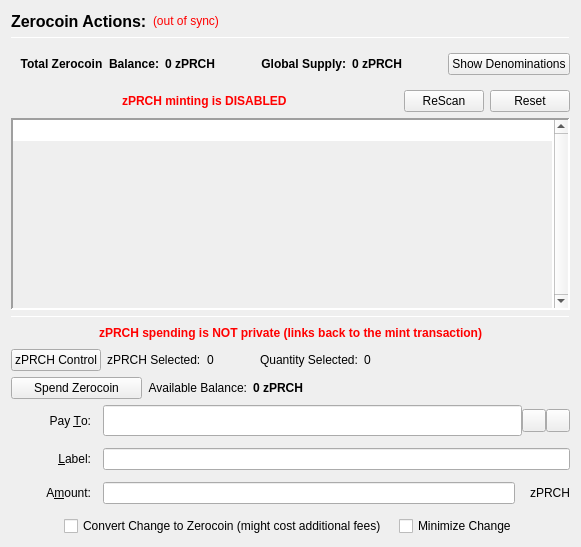
                  <widget class="QFrame" name="verticalFrameLeft">
                   <layout class="QVBoxLayout" name="verticalLayout_2">
                    <item>
                     <layout class="QVBoxLayout" name="verticalLayout_3">
                      <item>
                       <layout class="QHBoxLayout" name="horizontalLayout_3">
                        <item>
                         <widget class="QLabel" name="labelzPRCHActions">
                          <property name="font">
                           <font>
                            <pointsize>12</pointsize>
                            <weight>75</weight>
                            <bold>true</bold>
                           </font>
                          </property>
                          <property name="text">
                           <string>Zerocoin Actions:</string>
                          </property>
                          <property name="alignment">
                           <set>Qt::AlignLeading|Qt::AlignLeft|Qt::AlignVCenter</set>
                          </property>
                         </widget>
                        </item>
                        <item>
                         <widget class="QLabel" name="labelzPRCHSyncStatus">
                          <property name="toolTip">
                           <string>The displayed information may be out of date. Your wallet automatically synchronizes with the PowerCash network after a connection is established, but this process has not completed yet.</string>
                          </property>
                          <property name="styleSheet">
                           <string notr="true">QLabel { color: red; }</string>
                          </property>
                          <property name="text">
                           <string notr="true">(out of sync)</string>
                          </property>
                          <property name="alignment">
                           <set>Qt::AlignLeading|Qt::AlignLeft|Qt::AlignVCenter</set>
                          </property>
                         </widget>
                        </item>
                        <item>
                         <spacer name="horizontalSpacer">
                          <property name="orientation">
                           <enum>Qt::Horizontal</enum>
                          </property>
                          <property name="sizeHint" stdset="0">
                           <size>
                            <width>40</width>
                            <height>20</height>
                           </size>
                          </property>
                         </spacer>
                        </item>
                       </layout>
                      </item>
                      <item>
                       <widget class="Line" name="lineUpperLeft">
                        <property name="minimumSize">
                         <size>
                          <width>0</width>
                          <height>1</height>
                         </size>
                        </property>
                        <property name="maximumSize">
                         <size>
                          <width>16777215</width>
                          <height>1</height>
                         </size>
                        </property>
                        <property name="frameShadow">
                         <enum>QFrame::Sunken</enum>
                        </property>
                        <property name="orientation">
                         <enum>Qt::Horizontal</enum>
                        </property>
                       </widget>
                      </item>
                      <item>
                       <widget class="QFrame" name="balanceSupplyFrame">
                        <layout class="QHBoxLayout" name="horizontalLayout_2" stretch="0,0,0,1,0">
                         <property name="rightMargin">
                          <number>0</number>
                         </property>
                         <item>
                          <layout class="QHBoxLayout" name="horizontalLayout_34">
                           <item>
                            <widget class="QLabel" name="labelzAvailableText_3">
                             <property name="font">
                              <font>
                               <weight>75</weight>
                               <bold>true</bold>
                              </font>
                             </property>
                             <property name="toolTip">
                              <string>Total Balance including unconfirmed and immature zPRCH</string>
                             </property>
                             <property name="text">
                              <string>Total Zerocoin  Balance:</string>
                             </property>
                             <property name="alignment">
                              <set>Qt::AlignRight|Qt::AlignTrailing|Qt::AlignVCenter</set>
                             </property>
                            </widget>
                           </item>
                           <item>
                            <widget class="QLabel" name="labelzAvailableAmount_4">
                             <property name="minimumSize">
                              <size>
                               <width>40</width>
                               <height>0</height>
                              </size>
                             </property>
                             <property name="font">
                              <font>
                               <weight>75</weight>
                               <bold>true</bold>
                              </font>
                             </property>
                             <property name="toolTip">
                              <string>Total Balance including unconfirmed and immature zPRCH</string>
                             </property>
                             <property name="text">
                              <string>0 zPRCH</string>
                             </property>
                             <property name="alignment">
                              <set>Qt::AlignLeading|Qt::AlignLeft|Qt::AlignVCenter</set>
                             </property>
                            </widget>
                           </item>
                          </layout>
                         </item>
                         <item>
                          <spacer name="horizontalSpacer_32">
                           <property name="orientation">
                            <enum>Qt::Horizontal</enum>
                           </property>
                           <property name="sizeHint" stdset="0">
                            <size>
                             <width>40</width>
                             <height>20</height>
                            </size>
                           </property>
                          </spacer>
                         </item>
                         <item>
                          <layout class="QHBoxLayout" name="horizontalLayout_35">
                           <item>
                            <widget class="QLabel" name="labelZsupplyText_2">
                             <property name="font">
                              <font>
                               <weight>75</weight>
                               <bold>true</bold>
                              </font>
                             </property>
                             <property name="text">
                              <string>Global Supply:</string>
                             </property>
                             <property name="alignment">
                              <set>Qt::AlignRight|Qt::AlignTrailing|Qt::AlignVCenter</set>
                             </property>
                            </widget>
                           </item>
                           <item>
                            <widget class="QLabel" name="labelZsupplyAmount_2">
                             <property name="font">
                              <font>
                               <weight>75</weight>
                               <bold>true</bold>
                              </font>
                             </property>
                             <property name="text">
                              <string>0 zPRCH</string>
                             </property>
                            </widget>
                           </item>
                          </layout>
                         </item>
                         <item>
                          <spacer name="horizontalSpacer_31">
                           <property name="orientation">
                            <enum>Qt::Horizontal</enum>
                           </property>
                           <property name="sizeHint" stdset="0">
                            <size>
                             <width>40</width>
                             <height>20</height>
                            </size>
                           </property>
                          </spacer>
                         </item>
                         <item>
                          <widget class="QPushButton" name="pushButtonShowDenoms">
                           <property name="toolTip">
                            <string>Show zPRCH denominations list</string>
                           </property>
                           <property name="text">
                            <string>Show Denominations</string>
                           </property>
                          </widget>
                         </item>
                        </layout>
                       </widget>
                      </item>
                      <item>
                       <layout class="QHBoxLayout" name="horizontalLayout_4">
                        <item>
                         <spacer name="horizontalSpacer_2">
                          <property name="orientation">
                           <enum>Qt::Horizontal</enum>
                          </property>
                          <property name="sizeHint" stdset="0">
                           <size>
                            <width>40</width>
                            <height>20</height>
                           </size>
                          </property>
                         </spacer>
                        </item>
                        <item>
                         <widget class="QLabel" name="label">
                          <property name="styleSheet">
                           <string notr="true">color: red;
font-weight: bold;</string>
                          </property>
                          <property name="text">
                           <string>zPRCH minting is DISABLED</string>
                          </property>
                         </widget>
                        </item>
                        <item>
                         <spacer name="horizontalSpacer_3">
                          <property name="orientation">
                           <enum>Qt::Horizontal</enum>
                          </property>
                          <property name="sizeHint" stdset="0">
                           <size>
                            <width>40</width>
                            <height>20</height>
                           </size>
                          </property>
                         </spacer>
                        </item>
                        <item>
                         <widget class="QPushButton" name="pushButtonMintReset">
                          <property name="maximumSize">
                           <size>
                            <width>80</width>
                            <height>16777215</height>
                           </size>
                          </property>
                          <property name="toolTip">
                           <string>Rescan the complete blockchain for  Zerocoin mints and their meta-data.</string>
                          </property>
                          <property name="text">
                           <string>ReScan</string>
                          </property>
                         </widget>
                        </item>
                        <item>
                         <widget class="QPushButton" name="pushButtonSpentReset">
                          <property name="maximumSize">
                           <size>
                            <width>80</width>
                            <height>16777215</height>
                           </size>
                          </property>
                          <property name="toolTip">
                           <string>Reset Zerocoin Wallet DB. Deletes transactions that did not make it into the blockchain.</string>
                          </property>
                          <property name="text">
                           <string>Reset</string>
                          </property>
                         </widget>
                        </item>
                       </layout>
                      </item>
                      <item>
                       <widget class="QPlainTextEdit" name="TEMintStatus">
                        <property name="font">
                         <font>
                          <pointsize>8</pointsize>
                         </font>
                        </property>
                        <property name="toolTip">
                         <string>Status and/or Mesages from the last Mint Action.</string>
                        </property>
                        <property name="frameShape">
                         <enum>QFrame::Panel</enum>
                        </property>
                        <property name="frameShadow">
                         <enum>QFrame::Sunken</enum>
                        </property>
                        <property name="lineWidth">
                         <number>2</number>
                        </property>
                        <property name="midLineWidth">
                         <number>2</number>
                        </property>
                        <property name="verticalScrollBarPolicy">
                         <enum>Qt::ScrollBarAlwaysOn</enum>
                        </property>
                        <property name="horizontalScrollBarPolicy">
                         <enum>Qt::ScrollBarAlwaysOff</enum>
                        </property>
                        <property name="readOnly">
                         <bool>true</bool>
                        </property>
                        <property name="plainText">
                         <string notr="true"/>
                        </property>
                        <property name="backgroundVisible">
                         <bool>true</bool>
                        </property>
                       </widget>
                      </item>
                      <item>
                       <widget class="Line" name="line">
                        <property name="minimumSize">
                         <size>
                          <width>0</width>
                          <height>1</height>
                         </size>
                        </property>
                        <property name="maximumSize">
                         <size>
                          <width>16777215</width>
                          <height>1</height>
                         </size>
                        </property>
                        <property name="orientation">
                         <enum>Qt::Horizontal</enum>
                        </property>
                       </widget>
                      </item>
                      <item>
                       <layout class="QHBoxLayout" name="horizontalLayout_7">
                        <item>
                         <spacer name="horizontalSpacer_18">
                          <property name="orientation">
                           <enum>Qt::Horizontal</enum>
                          </property>
                          <property name="sizeHint" stdset="0">
                           <size>
                            <width>40</width>
                            <height>20</height>
                           </size>
                          </property>
                         </spacer>
                        </item>
                        <item>
                         <widget class="QLabel" name="label_2">
                          <property name="styleSheet">
                           <string notr="true">color: red;
font-weight: bold;</string>
                          </property>
                          <property name="text">
                           <string>zPRCH spending is NOT private (links back to the mint transaction)</string>
                          </property>
                         </widget>
                        </item>
                        <item>
                         <spacer name="horizontalSpacer_30">
                          <property name="orientation">
                           <enum>Qt::Horizontal</enum>
                          </property>
                          <property name="sizeHint" stdset="0">
                           <size>
                            <width>40</width>
                            <height>20</height>
                           </size>
                          </property>
                         </spacer>
                        </item>
                       </layout>
                      </item>
                      <item>
                       <layout class="QHBoxLayout" name="horizontalLayout_24">
                        <property name="leftMargin">
                         <number>0</number>
                        </property>
                        <property name="bottomMargin">
                         <number>0</number>
                        </property>
                        <item>
                         <widget class="QPushButton" name="pushButtonZPivControl">
                          <property name="text">
                           <string>zPRCH Control</string>
                          </property>
                         </widget>
                        </item>
                        <item>
                         <widget class="QLabel" name="labelzPivSelected">
                          <property name="text">
                           <string>zPRCH Selected:</string>
                          </property>
                         </widget>
                        </item>
                        <item>
                         <widget class="QLabel" name="labelzPivSelected_int">
                          <property name="text">
                           <string>0</string>
                          </property>
                         </widget>
                        </item>
                        <item>
                         <spacer name="horizontalSpacer_17">
                          <property name="orientation">
                           <enum>Qt::Horizontal</enum>
                          </property>
                          <property name="sizeType">
                           <enum>QSizePolicy::Fixed</enum>
                          </property>
                          <property name="sizeHint" stdset="0">
                           <size>
                            <width>40</width>
                            <height>20</height>
                           </size>
                          </property>
                         </spacer>
                        </item>
                        <item>
                         <widget class="QLabel" name="labelQuantitySelected">
                          <property name="text">
                           <string>Quantity Selected:</string>
                          </property>
                         </widget>
                        </item>
                        <item>
                         <widget class="QLabel" name="labelQuantitySelected_int">
                          <property name="text">
                           <string>0</string>
                          </property>
                         </widget>
                        </item>
                        <item>
                         <spacer name="horizontalSpacer_19">
                          <property name="orientation">
                           <enum>Qt::Horizontal</enum>
                          </property>
                          <property name="sizeHint" stdset="0">
                           <size>
                            <width>40</width>
                            <height>20</height>
                           </size>
                          </property>
                         </spacer>
                        </item>
                       </layout>
                      </item>
                      <item>
                       <layout class="QHBoxLayout" name="horizontalLayout_6">
                        <item>
                         <widget class="QPushButton" name="pushButtonSpendzPRCH">
                          <property name="minimumSize">
                           <size>
                            <width>131</width>
                            <height>0</height>
                           </size>
                          </property>
                          <property name="toolTip">
                           <string>Spend Zerocoin. Without 'Pay To:' address creates payments to yourself.</string>
                          </property>
                          <property name="text">
                           <string>Spend Zerocoin</string>
                          </property>
                         </widget>
                        </item>
                        <item>
                         <widget class="QLabel" name="labelzPRCHBalanceText">
                          <property name="toolTip">
                           <string>Available (mature and spendable) zPRCH for spending</string>
                          </property>
                          <property name="text">
                           <string>Available Balance:</string>
                          </property>
                          <property name="alignment">
                           <set>Qt::AlignRight|Qt::AlignTrailing|Qt::AlignVCenter</set>
                          </property>
                         </widget>
                        </item>
                        <item>
                         <widget class="QLabel" name="labelzAvailableAmount_2">
                          <property name="font">
                           <font>
                            <weight>75</weight>
                            <bold>true</bold>
                           </font>
                          </property>
                          <property name="toolTip">
                           <string>Available (mature and spendable) zPRCH for spending

zPRCH are mature when they have more than 20 confirmations AND more than 2 mints of the same denomination after them were minted</string>
                          </property>
                          <property name="text">
                           <string>0 zPRCH</string>
                          </property>
                          <property name="alignment">
                           <set>Qt::AlignLeading|Qt::AlignLeft|Qt::AlignVCenter</set>
                          </property>
                         </widget>
                        </item>
                        <item>
                         <spacer name="horizontalSpacer_4">
                          <property name="orientation">
                           <enum>Qt::Horizontal</enum>
                          </property>
                          <property name="sizeHint" stdset="0">
                           <size>
                            <width>40</width>
                            <height>20</height>
                           </size>
                          </property>
                         </spacer>
                        </item>
                       </layout>
                      </item>
                      <item>
                       <layout class="QGridLayout" name="gridLayout_7">
                        <property name="spacing">
                         <number>12</number>
                        </property>
                        <item row="0" column="0">
                         <widget class="QLabel" name="payToLabel">
                          <property name="minimumSize">
                           <size>
                            <width>80</width>
                            <height>0</height>
                           </size>
                          </property>
                          <property name="text">
                           <string>Pay &amp;To:</string>
                          </property>
                          <property name="alignment">
                           <set>Qt::AlignRight|Qt::AlignTrailing|Qt::AlignVCenter</set>
                          </property>
                          <property name="buddy">
                           <cstring>payTo</cstring>
                          </property>
                         </widget>
                        </item>
                        <item row="0" column="1">
                         <layout class="QHBoxLayout" name="payToLayout">
                          <property name="spacing">
                           <number>0</number>
                          </property>
                          <item>
                           <widget class="QValidatedLineEdit" name="payTo">
                            <property name="enabled">
                             <bool>true</bool>
                            </property>
                            <property name="minimumSize">
                             <size>
                              <width>0</width>
                              <height>31</height>
                             </size>
                            </property>
                            <property name="toolTip">
                             <string>The PowerCash address to send the payment to. Creates local payment to yourself when empty.</string>
                            </property>
                           </widget>
                          </item>
                          <item>
                           <widget class="QToolButton" name="addressBookButton">
                            <property name="toolTip">
                             <string>Choose previously used address</string>
                            </property>
                            <property name="text">
                             <string/>
                            </property>
                            <property name="icon">
                             <iconset resource="../powercash.qrc">
                              <normaloff>:/icons/address-book</normaloff>:/icons/address-book</iconset>
                            </property>
                            <property name="shortcut">
                             <string>Alt+A</string>
                            </property>
                           </widget>
                          </item>
                          <item>
                           <widget class="QToolButton" name="pasteButton">
                            <property name="toolTip">
                             <string>Paste address from clipboard</string>
                            </property>
                            <property name="text">
                             <string/>
                            </property>
                            <property name="icon">
                             <iconset resource="../powercash.qrc">
                              <normaloff>:/icons/editpaste</normaloff>:/icons/editpaste</iconset>
                            </property>
                            <property name="shortcut">
                             <string>Alt+P</string>
                            </property>
                           </widget>
                          </item>
                         </layout>
                        </item>
                        <item row="1" column="0">
                         <widget class="QLabel" name="labelLabel">
                          <property name="minimumSize">
                           <size>
                            <width>80</width>
                            <height>0</height>
                           </size>
                          </property>
                          <property name="text">
                           <string>&amp;Label:</string>
                          </property>
                          <property name="alignment">
                           <set>Qt::AlignRight|Qt::AlignTrailing|Qt::AlignVCenter</set>
                          </property>
                          <property name="buddy">
                           <cstring>addAsLabel</cstring>
                          </property>
                         </widget>
                        </item>
                        <item row="1" column="1">
                         <widget class="QLineEdit" name="addAsLabel">
                          <property name="toolTip">
                           <string>Enter a label for this address to add it to the list of used addresses</string>
                          </property>
                         </widget>
                        </item>
                        <item row="2" column="0">
                         <widget class="QLabel" name="amountLabel">
                          <property name="minimumSize">
                           <size>
                            <width>80</width>
                            <height>0</height>
                           </size>
                          </property>
                          <property name="text">
                           <string>A&amp;mount:</string>
                          </property>
                          <property name="alignment">
                           <set>Qt::AlignRight|Qt::AlignTrailing|Qt::AlignVCenter</set>
                          </property>
                          <property name="buddy">
                           <cstring>zPRCHpayAmount</cstring>
                          </property>
                         </widget>
                        </item>
                        <item row="2" column="1">
                         <layout class="QHBoxLayout" name="horizontalLayout_9">
                          <property name="spacing">
                           <number>0</number>
                          </property>
                          <item>
                           <widget class="QLineEdit" name="zPRCHpayAmount"/>
                          </item>
                          <item>
                           <widget class="QLabel" name="labelzPRCH">
                            <property name="minimumSize">
                             <size>
                              <width>55</width>
                              <height>0</height>
                             </size>
                            </property>
                            <property name="text">
                             <string>zPRCH</string>
                            </property>
                            <property name="alignment">
                             <set>Qt::AlignRight|Qt::AlignTrailing|Qt::AlignVCenter</set>
                            </property>
                           </widget>
                          </item>
                         </layout>
                        </item>
                        <item row="3" column="0" colspan="2">
                         <layout class="QHBoxLayout" name="horizontalLayout_10">
                          <item>
                           <spacer name="horizontalSpacer_5">
                            <property name="orientation">
                             <enum>Qt::Horizontal</enum>
                            </property>
                            <property name="sizeHint" stdset="0">
                             <size>
                              <width>40</width>
                              <height>20</height>
                             </size>
                            </property>
                           </spacer>
                          </item>
                          <item>
                           <widget class="QCheckBox" name="checkBoxMintChange">
                            <property name="sizePolicy">
                             <sizepolicy hsizetype="MinimumExpanding" vsizetype="Fixed">
                              <horstretch>0</horstretch>
                              <verstretch>0</verstretch>
                             </sizepolicy>
                            </property>
                            <property name="layoutDirection">
                             <enum>Qt::LeftToRight</enum>
                            </property>
                            <property name="text">
                             <string>Convert Change to Zerocoin (might cost additional fees)</string>
                            </property>
                           </widget>
                          </item>
                          <item>
                           <widget class="QCheckBox" name="checkBoxMinimizeChange">
                            <property name="toolTip">
                             <string>If checked, the wallet tries to minimize the returning change instead of minimizing the number of spent denominations.</string>
                            </property>
                            <property name="text">
                             <string>Minimize Change</string>
                            </property>
                           </widget>
                          </item>
                          <item>
                           <spacer name="horizontalSpacer_6">
                            <property name="orientation">
                             <enum>Qt::Horizontal</enum>
                            </property>
                            <property name="sizeHint" stdset="0">
                             <size>
                              <width>40</width>
                              <height>20</height>
                             </size>
                            </property>
                           </spacer>
                          </item>
                         </layout>
                        </item>
                       </layout>
                      </item>
                     </layout>
                    </item>
                   </layout>
                  </widget>
